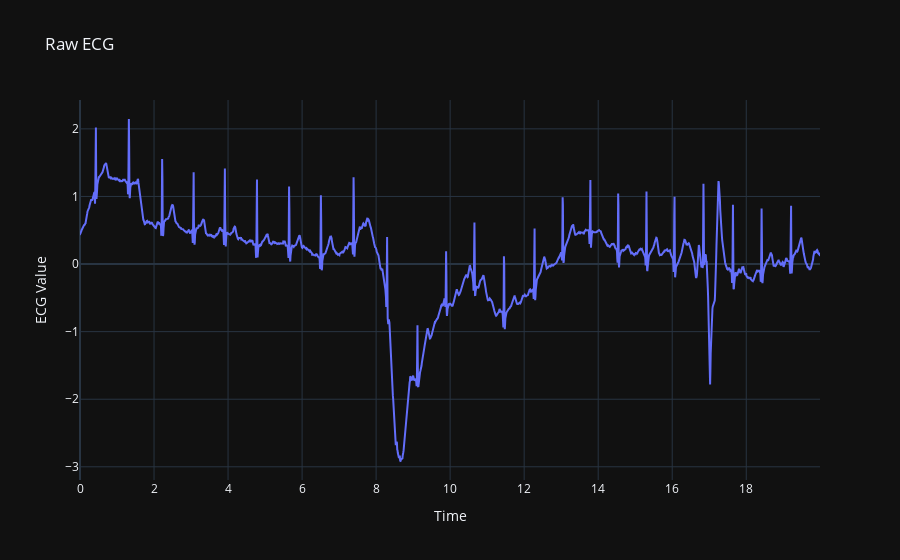
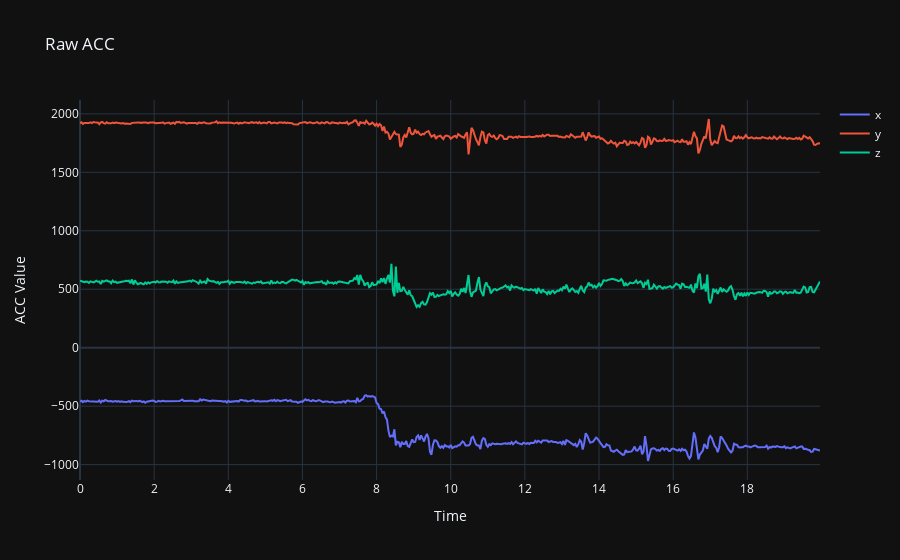
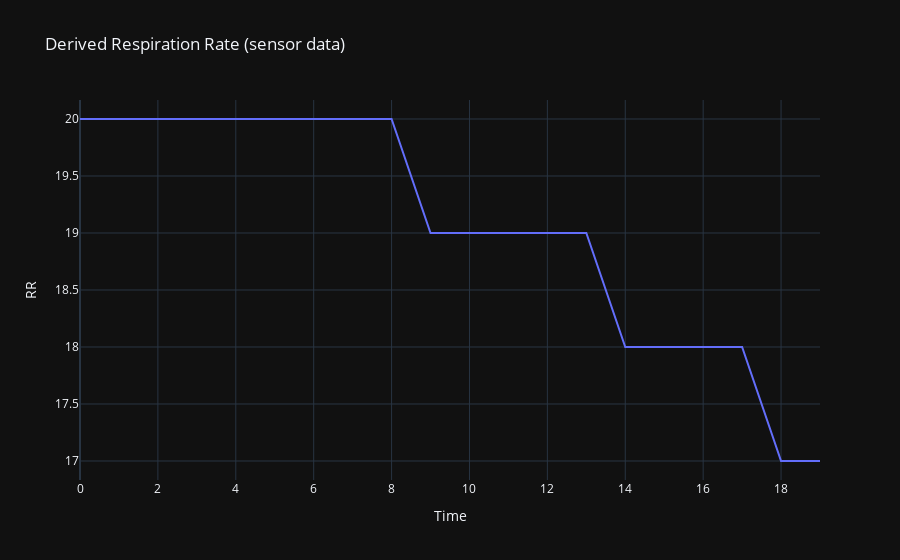

Notebook code cell kept with these figures, in order:
### Markdown cell above
#### Some plotting of the loaded signal

### Code cell
import plotly.graph_objects as go

plot_for = 20 #seconds
fs_ecg = 128
fs_acc = 25

# Convert epoch time to relative time starting from 0 (in seconds)
def convert_to_relative_time(epoch_times):
    start_time = epoch_times[0]
    return [(t - start_time)/1000 for t in epoch_times] 


# Function to create a figure with traces
def create_figure(traces, title, xaxis_title, yaxis_title):
    fig = go.Figure()
    for trace in traces:
        fig.add_trace(go.Scatter(
            x=trace['x'],
            y=trace['y'],
            mode='lines',
            name=trace['name']
        ))
    fig.update_layout(
        title=title,
        xaxis_title=xaxis_title,
        yaxis_title=yaxis_title,
        template="plotly_dark"
    )
    return fig

# Data for fig1
ecg_traces = [{
    'x': convert_to_relative_time(ecg_data['value.time'][0:fs_ecg*plot_for]),
    'y': ecg_data['value.ecg'][0:fs_ecg*plot_for],
    'name': 'ECG Data'
}]

# Data for fig2
acc_traces = [
    {'x': convert_to_relative_time(acc_data['value.time'][0:fs_acc*plot_for]), 'y': acc_data['value.x'][0:fs_acc*plot_for], 'name': 'x'},
    {'x': convert_to_relative_time(acc_data['value.time'][0:fs_acc*plot_for]), 'y': acc_data['value.y'][0:fs_acc*plot_for], 'name': 'y'},
    {'x': convert_to_relative_time(acc_data['value.time'][0:fs_acc*plot_for]), 'y': acc_data['value.z'][0:fs_acc*plot_for], 'name': 'z'}
]

# Data for fig3
resp_trace = [
    {'x': convert_to_relative_time(resp_data['value.time'][0:5*plot_for]), 'y': resp_data['value.rr'][0:plot_for], 'name': 'x'},
]

# Create figures
fig1 = create_figure(ecg_traces, "Raw ECG", "Time", "ECG Value")
fig2 = create_figure(acc_traces, "Raw ACC", "Time", "ACC Value")
fig3 = create_figure(resp_trace, "Derived Respiration Rate (sensor data)", "Time", "RR")

# Show the plots
fig1.show()
fig2.show()
fig3.show()

### Figure 1 — Plotly figure (JSON) as saved in the notebook; plotly's stock layout.template omitted (floating-point values rounded to 4 significant figures; data arrays with more than 128 entries replaced by an {"elided": "..."} marker saying what was removed)
{"data": [{"mode": "lines", "name": "ECG Data", "type": "scatter", "x": {"elided": "2560 float values"}, "y": {"elided": "2560 float values"}}], "layout": {"title": {"text": "Raw ECG"}, "xaxis": {"title": {"text": "Time"}}, "yaxis": {"title": {"text": "ECG Value"}}}}

### Figure 2 — Plotly figure (JSON) as saved in the notebook; plotly's stock layout.template omitted (floating-point values rounded to 4 significant figures; data arrays with more than 128 entries replaced by an {"elided": "..."} marker saying what was removed)
{"data": [{"mode": "lines", "name": "x", "type": "scatter", "x": {"elided": "500 float values"}, "y": {"elided": "500 int values"}}, {"mode": "lines", "name": "y", "type": "scatter", "x": {"elided": "500 float values"}, "y": {"elided": "500 int values"}}, {"mode": "lines", "name": "z", "type": "scatter", "x": {"elided": "500 float values"}, "y": {"elided": "500 int values"}}], "layout": {"title": {"text": "Raw ACC"}, "xaxis": {"title": {"text": "Time"}}, "yaxis": {"title": {"text": "ACC Value"}}}}

### Figure 3 — Plotly figure (JSON) as saved in the notebook; plotly's stock layout.template omitted (floating-point values rounded to 4 significant figures)
{"data": [{"mode": "lines", "name": "x", "type": "scatter", "x": [0, 1, 2, 3, 4, 5, 6, 7, 8, 9, 10, 11, 12, 13, 14, 15, 16, 17, 18, 19, 20, 21, 22, 23, 24, 25, 26, 27, 28, 29, 30, 31, 32, 33, 34, 35, 36, 37, 38, 39, 40, 41, 42, 43, 44, 45, 46, 47, 48, 49, 50, 51, 52, 53, 54, 55, 56, 57, 58, 59, 60, 61, 62, 63, 64, 65, 66, 67, 68, 69, 70, 71, 72, 73, 74, 75, 76, 77, 78, 79, 80, 81, 82, 83, 84, 85, 86, 87, 88, 89, 90, 91, 92, 93, 94, 95, 96, 97, 98, 99], "y": [20, 20, 20, 20, 20, 20, 20, 20, 20, 19, 19, 19, 19, 19, 18, 18, 18, 18, 17, 17]}], "layout": {"title": {"text": "Derived Respiration Rate (sensor data)"}, "xaxis": {"title": {"text": "Time"}}, "yaxis": {"title": {"text": "RR"}}}}
